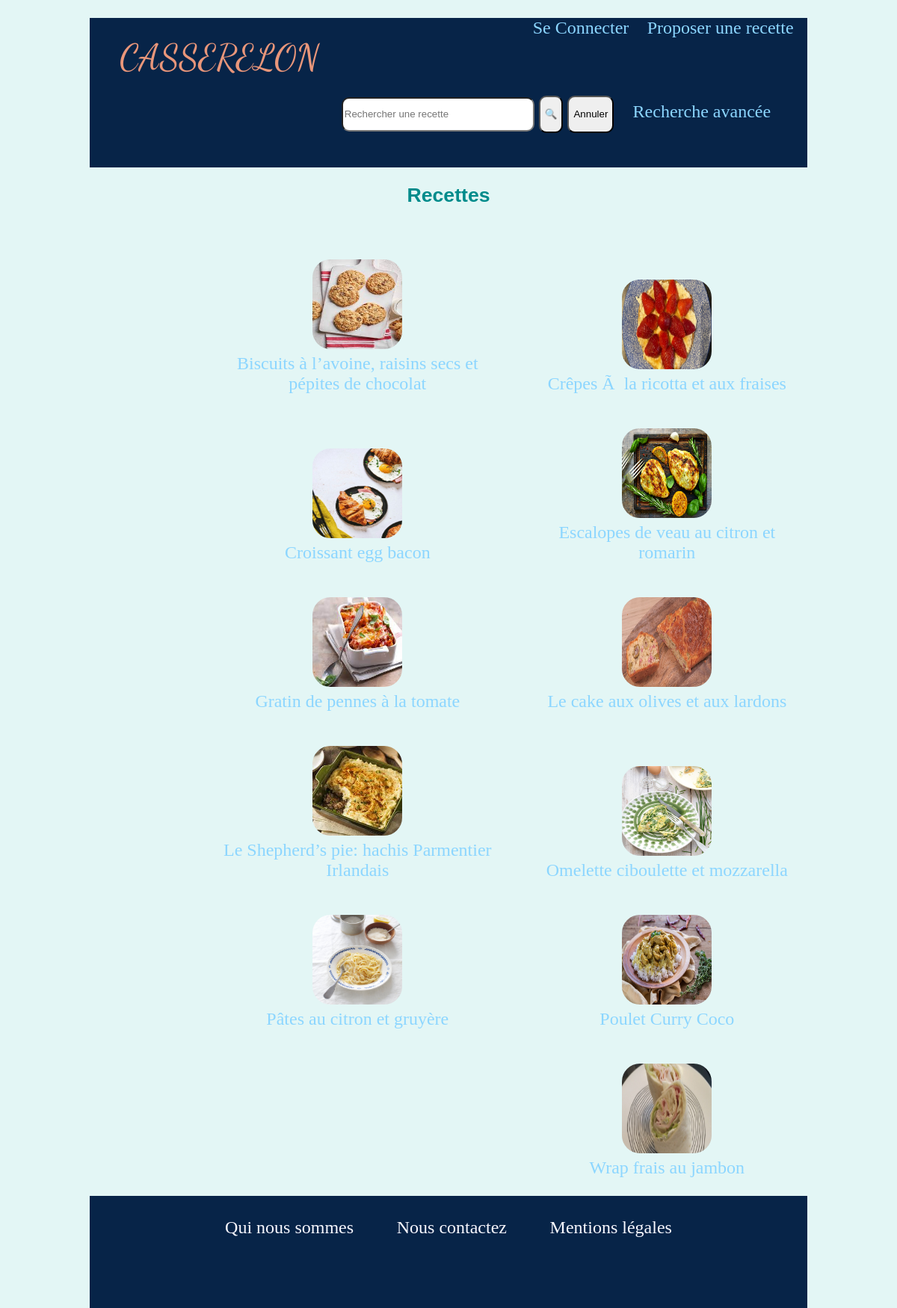
The page / on the database its author committed.
### tables this page shows
CREATE TABLE IF NOT EXISTS `RECETTES` (
  `NomRecette` varchar(60) NOT NULL,
  `Difficulte` varchar(15) NOT NULL,
  `Cout` varchar(17) NOT NULL,
  `Temps_Preparation` time NOT NULL,
  `Temps_Cuisson` time NOT NULL,
  `date_publication` date DEFAULT NULL,
  `Login` varchar(60) DEFAULT NULL,
  `images` varchar(60) DEFAULT NULL
);

### pages/requetes_mono_index.php (the view, shortened to what this page needs)
<!doctype html>
<html lang="fr">
    <head>
    <link rel="stylesheet" type="text/css" href="./styles/feuille_style1.css" />
    </head>
    <body>
        <?php
            $connexion = mysqli_connect(SERVEUR, NOM, PASSE);
            $requete = "SELECT * FROM `RECETTES`";
            echo("<h2>Recettes</h2>");
            echo "<ul id='cptRec'>";
            $resultat =  mysqli_query($connexion,$requete);
            if ($resultat){
                while ($res = mysqli_fetch_object($resultat)) {
                    echo'<article>';
                    echo("<li>");
                    echo("<a
                        href='pages/etapes_d_une_recette.php?nom=$res->NomRecette'>"
                    );
                    $img = "images/";
                    echo("<img src=".$img."".$res -> images." /><br />" .$res -> NomRecette."</a>");
                    echo("</li>");
                    echo'</article>';
                }
                echo"</ul>";
            }else{
                    echo("<b> Erreur dans l'exécution de la requête. </b> <br/>");
                    echo("<b>Messsage de mySQL: </b>").mysqli_error($connexion);
            }
        ?>
    </body>
</html>

### index.php (shortened to what this page needs)
<!DOCTYPE html>
<html lang="fr">
    <head>
    </head>
    <body>
        <?php
            require("header_index.php");
            require("pages/requetes_mono_index.php");
        ?>
    </body>
    <?php
        require("footer_index.php");
    ?>
</html>

### header_index.php (shortened to what this page needs)
<!DOCTYPE html>
<html lang="fr">
    <head>
        <link rel="stylesheet" type="text/css" href="styles/header_style.css"/>
    </head>
    <header>
        <?php
            if ( isset ($_SESSION['authenticated'] ) && ($_SESSION['authenticated']) ){
                echo('<ul class ="logo">
                        <li> <a href="index.php" >CASSEROLON</a></li>
                    </ul>
                    <ul>
                        <li><a href="pages/ajout_recette.php">Proposer une recette</a></li>
                    </ul>
                    <ul class = "menu_user">
                        <li><a href="pages/donnees_utilisateurs.php">Mes Données</a></li></br>
                        <li><a href="pages/favoris.php">Mes recettes favoris</a></li></br>
                        <li><a href="pages/deconnect.php">Me déconnecter</a></li></br>
                    </ul>
                    <form action="pages/recherche_simple.php" method="GET">
                        <input id="search_bar" type="text" name="recette" placeholder="Rechercher une recette">
                        <input id="rechercher" type="submit" value="🔍" />
                        <input id="annuler" type="reset" value="Annuler" />
                    </form>
                    <a id="advanced_search" href="pages/formulaire_recherche.php">Recherche avancée</a>'
                );
            } else{
                echo('<ul class ="logo">
                        <li> <a href="index.php" >CASSERELON</a></li>
                    </ul>
                    <ul>
                        <li><a href="pages/connexion.php">Se Connecter</a></li>
                        <li><a href="pages/ajout_recette.php">Proposer une recette</a></li>
                    </ul>
                    <form action="pages/recherche_simple.php" method="GET">
                        <input id="search_bar" type="text" name="recette" placeholder="Rechercher une recette">
                        <input id="rechercher" type="submit" value="🔍" />
                        <input id="annuler" type="reset" value="Annuler" />
                    </form>
                    <a id="advanced_search" href="pages/formulaire_recherche.php">Recherche avancée</a>'
                );
            }
        ?>
    </header>
</html>

### footer_index.php (shortened to what this page needs)
<!DOCTYPE html>
    <html>
    <head>
    <link rel="stylesheet" type="text/css" href="styles/footer_style.css" />
    </head>
    <footer>
        <?php
            echo('<a class = "footer_a" href="nous_index.html">Qui nous sommes</a>');
            echo('<a class = "footer_a" href="contact_index.html">Nous contactez</a>');
            echo('<a class = "footer_a" href="mentions_index.html">Mentions légales</a>');
        ?>
    </footer>
</html>

### styles/header_style.css (style rules this page uses)
header { position: relative; height: 200px; width: 100%; background-color: #072448; text-align: center; }
ul { list-style: none; }
a { text-decoration: none; font-size: 18pt; color: #8cd6ff; }
.logo { float: left; }
.logo a { color: darksalmon; font-size: 2em; font-family: 'Dancing Script', cursive; }
form { display: inline-block; padding: 0%; }
#rechercher { left: 62%; border-radius: 10px; height: 50px; }
#annuler { left: 66%; border-radius: 10px; height: 50px; }
#search_bar { position: relative; border-radius: 10px; width: 250px; height: 40px; margin-top: 15%; }
#advanced_search { display: inline-block; bottom:25%; color: #8cd6ff; margin: 2%; margin-top:0px; }
ul { text-align: right; }
ul li { display: inline-block; margin-right: 2%; }

### styles/feuille_style1.css (style rules this page uses)
body { margin: 0; padding: 0; width: 80%; font-size: 18pt; margin-left: 10%; background-color: #e3f6f5; }
h2 { text-align: center; text-decoration: bold; font-family: 'Lucida Sans', 'Lucida Sans Regular', 'Lucida Grande', 'Lucida Sans Unicode', Geneva, Verdana, sans-serif; font-size: 20pt; color: darkcyan; }
article { display: inline-block; width: 40%; text-align: center; margin-left: 5%; margin-top: 5%; }
#cptRec { list-style: none; }
a { text-decoration: none #111; display: block; }
img { border-radius: 1em; width: 120px; height: 120px; }

### styles/footer_style.css (style rules this page uses)
footer { padding: 0; margin: 0; background-color: #072448; height: 150px; text-align: center; width: 100%; }
.footer_a { display: inline-block; text-decoration: none; color: ghostwhite; margin: 3%; border-right: 1em white; font-weight: lighter; }

### rows shown on the page
recettes: images (picture), NomRecette "Biscuits à l’avoine, raisins secs et pépites de chocolat"
recettes: images (picture), NomRecette "Crêpes Ã la ricotta et aux fraises"
recettes: images (picture), NomRecette "Croissant egg bacon"
recettes: images (picture), NomRecette "Escalopes de veau au citron et romarin"
recettes: images (picture), NomRecette "Gratin de pennes à la tomate"
recettes: images (picture), NomRecette "Le cake aux olives et aux lardons"
recettes: images (picture), NomRecette "Le Shepherd’s pie: hachis Parmentier Irlandais"
recettes: images (picture), NomRecette "Omelette ciboulette et mozzarella"
recettes: images (picture), NomRecette "Pâtes au citron et gruyère"
recettes: images (picture), NomRecette "Poulet Curry Coco"
recettes: images (picture), NomRecette "Wrap frais au jambon"
